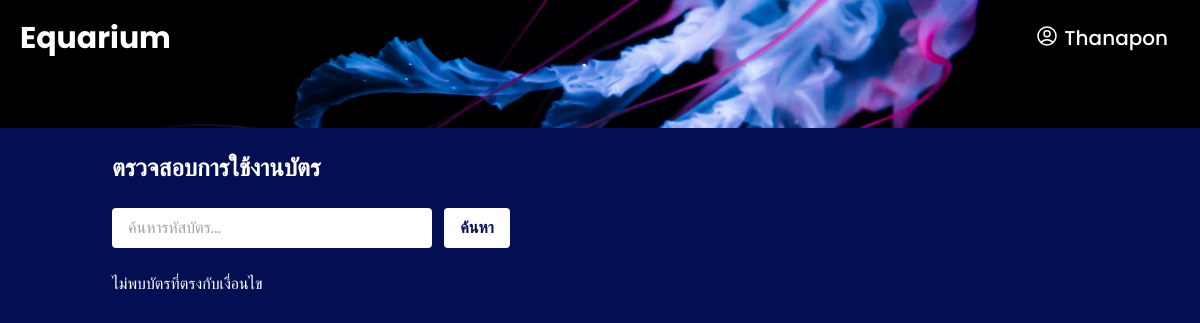
The page /admin/Checkin.php (signed in) on the database as committed earlier.
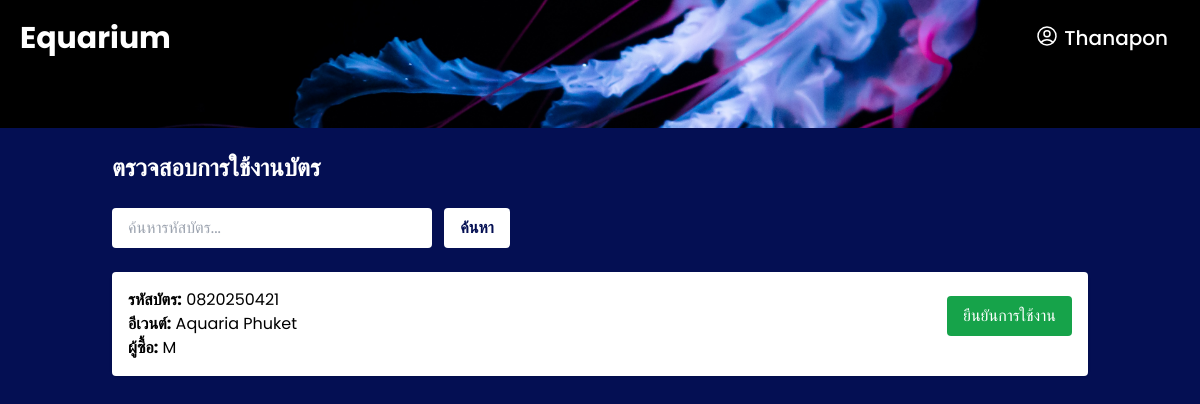
The same page on the database as committed later.
### tables this page shows
CREATE TABLE `ticket` (
  `id` int(11) NOT NULL,
  `user_id` int(11) NOT NULL,
  `event_id` int(11) NOT NULL,
  `ticket_code` varchar(50) NOT NULL,
  `ticket_date` date NOT NULL,
  `ticket_quantity` int(11) NOT NULL,
  `total_price` decimal(10,2) NOT NULL,
  `created_at` timestamp NOT NULL DEFAULT current_timestamp(),
  `status` varchar(50) DEFAULT 'รอตรวจสอบ',
  `slip_image` varchar(255) DEFAULT NULL,
  `used` varchar(255) DEFAULT NULL
);

CREATE TABLE `events` (
  `event_id` int(11) NOT NULL,
  `name` varchar(100) NOT NULL,
  `image` varchar(255) NOT NULL,
  `location` varchar(100) NOT NULL,
  `activity` varchar(255) NOT NULL,
  `price` decimal(10,2) NOT NULL,
  `created_at` timestamp NOT NULL DEFAULT current_timestamp(),
  `ticket_quantity` int(11) NOT NULL DEFAULT 0,
  `description` text NOT NULL
);

CREATE TABLE `users` (
  `id` int(11) NOT NULL,
  `username` varchar(100) NOT NULL,
  `first_name` varchar(50) DEFAULT NULL,
  `last_name` varchar(50) DEFAULT NULL,
  `gender` varchar(15) DEFAULT NULL,
  `dob` date DEFAULT NULL,
  `email` varchar(150) NOT NULL,
  `password` varchar(255) NOT NULL,
  `position` char(1) NOT NULL DEFAULT 'm',
  `created_at` timestamp NOT NULL DEFAULT current_timestamp()
);

### public_html/admin/Checkin.php (the view, shortened to what this page needs)
<?php
include '../includes/navbar.php';
$conn = new mysqli('mysql', 'user', 'password', 'aquarium');
$search = $_GET['search'] ?? '';
$sql = "SELECT t.*, e.name AS event_name, u.username AS user_name
        FROM ticket t
        JOIN events e ON t.event_id = e.event_id
        JOIN users u ON t.user_id = u.id
        WHERE t.used = 'ยังไม่ได้ใช้งาน'";
$sql .= " ORDER BY t.created_at DESC";
$result = $conn->query($sql);
?>
<!DOCTYPE html>
<html lang="en">
<head>
  <script src="https://cdn.tailwindcss.com"></script>
</head>
<body class="font-poppins bg-mainBlue text-white min-h-screen">
  <header class="relative h-32 bg-cover bg-center" style="background-image: url('../image/jellyfish-aquarium-black-background-glowing-white-amoled-3840x2160-2094.jpg');">
    <div class="absolute top-5 left-5 z-50">
      <a href="../homepage/aquarium.php" class="text-white text-3xl font-bold">Equarium</a>
    </div>
  </header>
  <main class="p-6 max-w-5xl mx-auto">
    <h1 class="text-2xl font-semibold mb-6">ตรวจสอบการใช้งานบัตร</h1>
    <form method="GET" class="mb-6">
      <input type="text" name="search" placeholder="ค้นหารหัสบัตร..." value="<?php echo htmlspecialchars($search); ?>"
             class="px-4 py-2 rounded text-black w-80">
      <button type="submit" class="ml-2 px-4 py-2 bg-white text-mainBlue font-semibold rounded hover:bg-gray-200">
        ค้นหา
      </button>
    </form>
    <?php if ($result && $result->num_rows > 0): ?>
      <div class="space-y-4">
        <?php while ($ticket = $result->fetch_assoc()): ?>
          <div class="bg-white text-black rounded shadow p-4 flex flex-col md:flex-row justify-between items-center">
            <div class="text-left">
              <p><strong>รหัสบัตร:</strong> <?php echo htmlspecialchars($ticket['ticket_code']); ?></p>
              <p><strong>อีเวนต์:</strong> <?php echo htmlspecialchars($ticket['event_name']); ?></p>
              <p><strong>ผู้ซื้อ:</strong> <?php echo htmlspecialchars($ticket['user_name']); ?></p>
            </div>
            <form method="POST" action="checkin_update.php">
              <button type="submit" class="mt-4 md:mt-0 px-4 py-2 bg-green-600 text-white rounded hover:bg-green-700">
                ยืนยันการใช้งาน
              </button>
            </form>
          </div>
        <?php endwhile; ?>
      </div>
    <?php else: ?>
      <p class="text-white mt-6">ไม่พบบัตรที่ตรงกับเงื่อนไข</p>
    <?php endif; ?>
  </main>
</body>
</html>

Rows that differ between the two databases and show on the page:
added ticket: ticket_code "0820250421", event.name "Aquaria Phuket", user.username "M"
Other text that changed with them:
text no longer shown: "ไม่พบบัตรที่ตรงกับเงื่อนไข"
